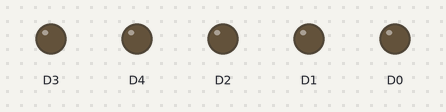
This sketch was run on a simulated ESP8266 (NodeMCU). Parts: output pins drawn as LEDs (lit = HIGH). WiFi joins after 1.5 s; servers stay silent unless stated; uploads are accepted with an empty reply; what the sketch prints to the serial monitor is not drawn. At 2.6 s the program restarts the board; the recording ends there.

Above: at 0.4 s.
At 1.9 s:
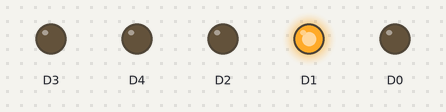
Timing chart, 0 to 2.6 s (numbered marks = the images above):
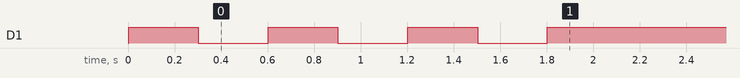

The sketch:

SerialCommunication_Esp8266.ino
```cpp
#include <ESP8266WiFi.h>
#include <WiFiClient.h>

// WiFi information
const char ssid[] = "Redmi";
const char password[]  = "12345678";
String line="";

//Only used if using Static IP
IPAddress ip(192, 168, 0, 6); //IP
IPAddress gatewayDNS(192, 168, 0, 1);//DNS and Gewateway
IPAddress netmask(255, 255, 255,0); //Netmask

//Server IP or domain name
const char* host = "mumbaiiot.000webhostapp.com";
//http://<my-local-subnet-host>:80/foo.html


// constants
int counter,i,j,b;   //wow it was in sleep mode
float t1,t2;
boolean wificonnect = false;
char webstring [2];
boolean gtfo =false;
const char* check="z";
int a[5];
// Global variables
WiFiClient client;

void setup() {

  // Set up serial console to read web page
  Serial.begin(115200);
  pinMode(D0,OUTPUT);
  pinMode(D1,OUTPUT);
  pinMode(D2,OUTPUT);
  pinMode(D3,OUTPUT);
  pinMode(D4,OUTPUT);
  digitalWrite(D7,LOW);
  Serial.println("************");
  Serial.println("begin");
  // Connect to WiFi
  connectWiFi();


}

void loop() {
   delay(500);
   connecthost();


}

// Attempt to connect to WiFi
void connectWiFi() {
  Serial.println("Connecting to Wifi");
  WiFi.mode(WIFI_STA);
//  WiFi.config(ip, gateway, subnet);
  WiFi.begin(ssid, password);
  while (WiFi.status() != WL_CONNECTED)
  {
    digitalWrite(D1,HIGH);
    if(counter > 15)
    {
      Serial.println("- can't connect, going to sleep");
       wificonnect = false;
       digitalWrite(D1,LOW);
      // hibernate(failConnectRetryInterval);
    }
   delay(300);
    digitalWrite(D1,LOW);
    Serial.print(".");
    delay(300);
    digitalWrite(D1,HIGH);
    counter++;
  }
  if(WiFi.status() == WL_CONNECTED)
  {
  Serial.print(ssid);
  Serial.println(" connected");
  wificonnect = true;
  digitalWrite(D1,HIGH); // data sending to delta
  }
  }
void connecthost()
{
  counter=0;
  gtfo=false;
  Serial.print("connecting to ");
  Serial.println(host);

  WiFiClient client; //Client to handle TCP Connection
  const int httpPort = 80;
  if (!client.connect(host, httpPort)) { //Connect to server using port httpPort
    Serial.println("connection failed");
    //return;
    digitalWrite(D7,HIGH);}

    String url = "https://mumbaiiot.000webhostapp.com/view.php"; //https://stackoverflow.com/questions/1336126/does-every-web-request-send-the-browser-cookies
    //File or Server page you want to communicate with. along with data
  //<html><head><title>Firewall Authentication</title></head><body>Redirected to the secure channel.<a href="
  // This will send the request to the server
  //client.print(String("https://grofers.com/443:s/?q=chocolate&suggestion_type=0&t=1"));

  client.print(String("GET ") + url + " HTTP/1.1\r\n" +
               "Host: " + host + "\r\n" +
               "Accept: */*"+"\r\n"+
               "Connection: close\r\n\r\n");
                t1=millis();
  //
  //"Cookie: session-id=258-7260461-6798324; Path=/, session-id-time=2082787201l;Path=/, ubid-acbin=257-2177933-4523207;Path=/, session-token=RU1jPReKBv9ZMzZBMx/ULhzm+T7A3jViY0oe01ssiQqAEfvn6yRz3sSiqRaEESSsDXN8We7FEU3f0tnPJD3VSvs0MGB1igdEYx6NmIx7n/wwbhtUG3E7U8ghz4m31ob9sAGQkoOD6uAWuDgiZrY6N7Mf57WURs5ekccRxwHTr/xUfQKd+DSS5r/mH5klRVyp;Path=/;"+ "\r\n"+

  unsigned long timeout = millis();
  while (client.available() == 0) {
    if (millis() - timeout > 25000) { //Try to fetch response for 25 seconds
      Serial.println(">>> Client Timeout !");
      client.stop();
      return;
    }
  }

  // Read all the lines of the reply from server and print them to Serial
  counter=0;
  while(client.available())
  {

    // String line = client.readStringUntil('\r');

    char in1 = client.read();
    line+=in1;
    counter++;
//    led=true;

    }
    //Serial.print(line);
    Serial.println("");
    Serial.println("********************************");
   //Serial.print(line);
  Serial.println();
  Serial.println("closing connection");
  client.stop(); //Close Connection
  t2=millis();
  t1=t2-t1;
  Serial.print("Time Taken ");
  Serial.println(t1/1000);
  Serial.print("Total String Length ");
  Serial.println(counter);
  checkfunc();
}
void checkfunc()
{
  i=0;
 while(gtfo==false)
  {

  webstring[0]=line[i];
  b=strcmp(webstring,check);
  if(b==0)
   {
    gtfo=true;
   }
  i++;
  }
  Serial.println(line[i]);
  Serial.println(" ");
  Serial.println("*************************");
  for(j=i;j<i+5;j++)
  {
  Serial.println(line[j]);
  a[j-i]=line[j]-'0';
  }
  Serial.println(" the array is ");
  for(i=0;i<5;i++)
  {
    Serial.print(a[i]);
    Serial.print(" ");
  }
  Serial.print(" ");
 if(a[0]==0)
 {
  digitalWrite(D0,LOW);
 }
 else if(a[0]==1)
 {
  digitalWrite(D0,HIGH);
  Serial.print("D0 is On");
 }
 if(a[1]==0)
 {
  digitalWrite(D1,LOW);
 }
 else if(a[1]==1)
 {
  digitalWrite(D1,HIGH);
  Serial.print("D1 is On");
 }
 if(a[2]==0)
 {
  digitalWrite(D2,LOW);
 }
 else if(a[2]==1)
 {
  digitalWrite(D2,HIGH);
  Serial.print("D2 is On");
 }
 if(a[3]==0)
 {
  digitalWrite(D3,LOW);

 }
 else if(a[3]==1)
 {
  digitalWrite(D3,HIGH);
  Serial.print("D3 is On");
 }
 if(a[4]==0)
 {
  digitalWrite(D4,LOW);
 }
 else if(a[4]==1)
 {
  digitalWrite(D4,HIGH);
  Serial.print("D4 is On");
 }
line="";
}
```
